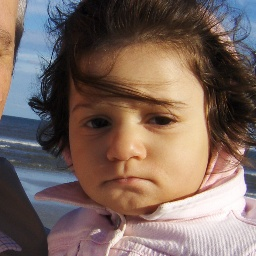
#> input picture new_dataset/Training_1500/0/00210.jpg, 256 x 256 px, found by its file name; its folder holds 4 pictures in this run
$ python train.py
#> lines starting #> are read from the running program, lines starting #| are printed output that depends on the picture
### HOG/data_preprocessing.py
import cv2 # type: ignore
import numpy as np # type: ignore
from skimage.feature import hog # type: ignore
from sklearn.model_selection import train_test_split # type: ignore
import os

def load_images_from_directory(directory, label, img_size=(128, 128)):
#> called with label = 0, img_size = (128, 128)
    images = []
    labels = []
    for filename in os.listdir(directory):
        filepath = os.path.join(directory, filename)
        img = cv2.imread(filepath)
#> img is the input picture: shape (256, 256, 3); mean B, G, R 95, 102.8, 122.2
        if img is not None:
            img = cv2.resize(img, img_size)
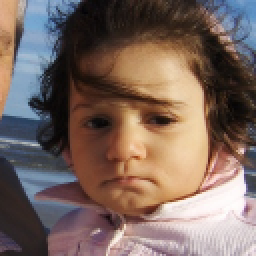
#> img: shape (128, 128, 3) (shown 2 times larger); mean B, G, R 95.1, 102.9, 122.3
            images.append(img)
            labels.append(label)
#> pass 2 of the loop in load_images_from_directory, `for filename in os.listdir(directory):`:
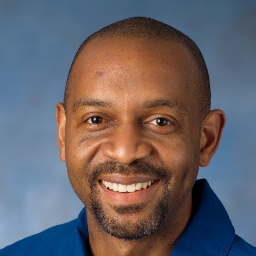
#> input picture new_dataset/Training_1500/0/00265.jpg, 256 x 256 px, found by its file name
#> in load_images_from_directory, img is the input picture: shape (256, 256, 3); mean B, G, R 103.7, 98.3, 104.2
#> in load_images_from_directory, `img = cv2.resize(img, img_size)`:
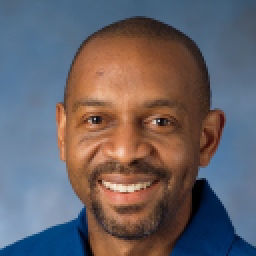
#> img: shape (128, 128, 3) (shown 2 times larger); mean B, G, R 103.8, 98.5, 104.3
#> pass 3 of the loop in load_images_from_directory, `for filename in os.listdir(directory):`:
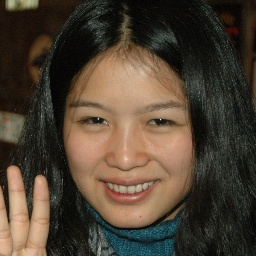
#> input picture new_dataset/Training_1500/0/01044.jpg, 256 x 256 px, found by its file name
#> in load_images_from_directory, img is the input picture: shape (256, 256, 3); mean B, G, R 51.1, 65.3, 78.1
#> in load_images_from_directory, `img = cv2.resize(img, img_size)`:
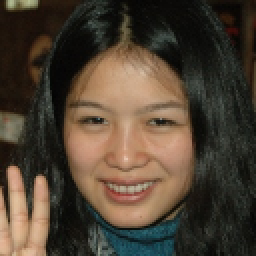
#> img: shape (128, 128, 3) (shown 2 times larger); mean B, G, R 51.3, 65.4, 78.2
#> the loop made 4 passes; the first 3 are shown
    return np.array(images), np.array(labels)

# [16 lines left out: function extract_hog_features, not called in this run]

def preprocess_data_with_hog(real_dir, fake_dir, img_size=(128, 128)):

    real_images, real_labels = load_images_from_directory(real_dir, label=0, img_size=img_size)
    fake_images, fake_labels = load_images_from_directory(fake_dir, label=1, img_size=img_size)

    X = np.concatenate((real_images, fake_images), axis=0)
    y = np.concatenate((real_labels, fake_labels), axis=0)

    X_hog = extract_hog_features(X)

    X_train, X_test, y_train, y_test = train_test_split(X_hog, y, test_size=0.2, random_state=42)

    return X_train, X_test, y_train, y_test

### HOG/train.py
from sklearn.svm import SVC # type: ignore
from sklearn.metrics import accuracy_score # type: ignore
from data_preprocessing import preprocess_data_with_hog # type: ignore
import pickle
from sklearn.preprocessing import StandardScaler # type: ignore

def train_model():
    print("Starting training with HOG + SVM...")

    X_train, X_test, y_train, y_test = preprocess_data_with_hog('C:\\Users\\Tommaso\\Documents\\GitHub\\ComputerVision-Project\\new_dataset\\Training_1500\\0', 'C:\\Users\\Tommaso\\Documents\\GitHub\\ComputerVision-Project\\new_dataset\\Training_1500\\1')


    scaler = StandardScaler()
    X_train = scaler.fit_transform(X_train)
    X_test = scaler.transform(X_test)

    svm = SVC(kernel='linear', probability=True, random_state=42)

    print("Training the SVM...")
    svm.fit(X_train, y_train)

    y_pred = svm.predict(X_test)

    accuracy = accuracy_score(y_test, y_pred)
    print(f"Test Accuracy: {accuracy * 100:.2f}%")

    # Model saved as hog_svm_model.pkl, scaler saved as scaler_HOG.pkl
    with open('C:\\Users\\Tommaso\\Documents\\GitHub\\ComputerVision-Project\\Models_and_scalers\hog_svm_model.pkl', 'wb') as f:
        pickle.dump(svm, f)
    with open('C:\\Users\\Tommaso\\Documents\\GitHub\\ComputerVision-Project\\Models_and_scalers\scaler_HOG.pkl', 'wb') as f:
        pickle.dump(scaler, f)

    print("Model saved as hog_svm_model.pkl in Models_and_scalers")

if __name__ == "__main__":
#> (the run stopped early here; a loop or call above may not have finished)
